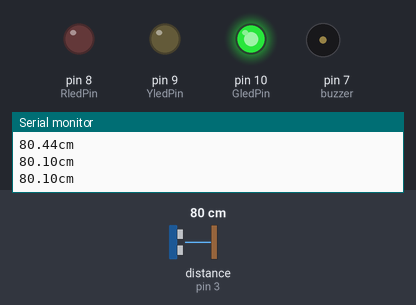
Bench run of a sketch on a simulated Arduino Uno, built with avr-gcc and run on an emulated ATmega328P. Shown: output pins drawn as LEDs (lit = HIGH), buzzer (waves = sounding, pin HIGH), the last lines printed to the serial monitor. Wiring (inferred from the names in the program): ultrasonic range finder: trigger pin 2; echo pin 3. The inputs (shaded band) are chosen by the test bench; at power-on: distance to the obstacle (sensor on pin 3) 80 cm. The echo pulse lasts 58.3 µs per cm; pins used as bus, display or sensor lines are not drawn.

Above: at 1.2 s.
1.3 s: distance to the obstacle (sensor on pin 3) set to 55 cm
4.3 s: distance to the obstacle (sensor on pin 3) set to 47 cm
At 5.31 s:
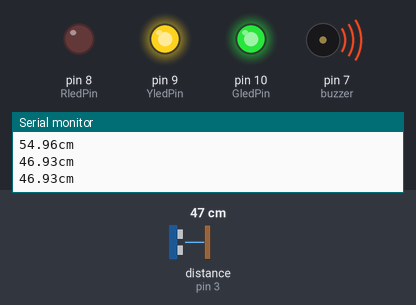
7.3 s: distance to the obstacle (sensor on pin 3) set to 12 cm
10.3 s: distance to the obstacle (sensor on pin 3) set to 9 cm
At 10.95 s:
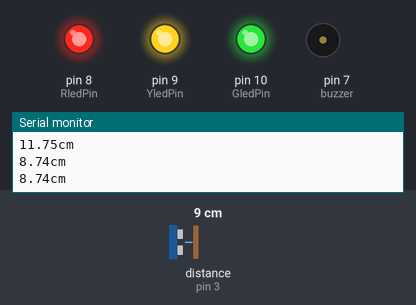
13.3 s: distance to the obstacle (sensor on pin 3) set to 18 cm
At 14.29 s:
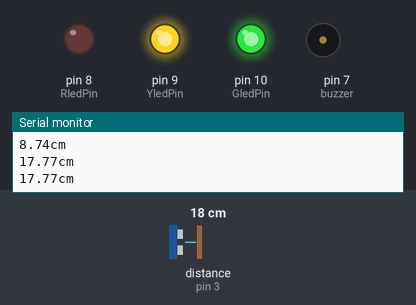
16.3 s: distance to the obstacle (sensor on pin 3) set to 2 cm
At 16.63 s:
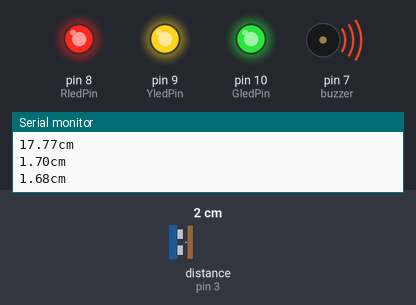
Timing chart, 0 to 20.3 s (numbered marks = the images above; inputs shaded):
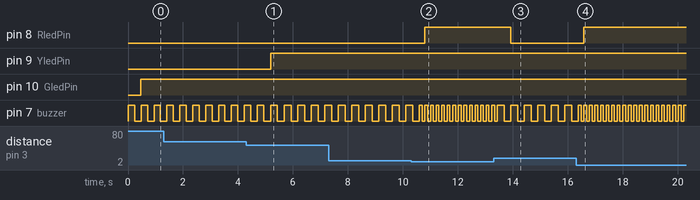

The sketch:

Ultrasonic.ino
```cpp
const int TrigPin = 2;  //超音波發射腳位定義
const int EchoPin = 3;  //超音波接收腳位定義
int buzzer = 7; //設置控制蜂鳴器的數位IO腳

int GledPin = 10; //定義數位10 介面
int YledPin = 9; //定義數位10 介面
int RledPin = 8; //定義數位10 介面
 unsigned char i, j,x,z; //定義變數

float cm;
float xcm;


void setup() {

  Serial.begin(9600);          //設定序列PORT川輸速率 9600 作為程式 DEBUG 時  可自 ARDUINO IDE 序列埠監控視窗 取得目前執行結果
  pinMode(buzzer, OUTPUT); //設置數位IO腳模式，OUTPUT為輸出__蜂鳴器
  pinMode(GledPin, OUTPUT);//定義小燈介面為輸出介面
  pinMode(YledPin, OUTPUT);//定義小燈介面為輸出介面
  pinMode(RledPin, OUTPUT);//定義小燈介面為輸出介面

  pinMode(TrigPin, OUTPUT);   // 將 PIN 2 定義為輸出
  pinMode(EchoPin, INPUT);    // 將 PIN 3 定義為輸入
}

void loop() {
  Ultrasonic();
 if (xcm < 100) {buzzer1();} //距離小於 100CM 才啟動聲音
  WLight();

}


//----------------------------------蜂鳴器--------------------------------------------------------------

void buzzer1()

{
if  (xcm < 100) {z=1000;}
if  (xcm < 50)  {z=500;}
if  (xcm < 10)  {z=100;}

digitalWrite(buzzer,HIGH);//發聲音
delay(z);
digitalWrite(buzzer,LOW);//發聲音
delay(z);

}


//--------------------------------LED 閃爍------------------------------------------------------------

void WLight()
{
  digitalWrite(GledPin, LOW); //熄滅G小燈   //每次程式循環前先把所有燈號熄滅
  digitalWrite(YledPin, LOW); //熄滅Y小燈   //之後在由下方 IF 判斷燈號顯示
  digitalWrite(RledPin, LOW); //熄滅R小燈

  if (xcm < 100)digitalWrite(GledPin, HIGH); //點亮G小燈
  if (xcm < 50)digitalWrite(YledPin, HIGH); //點亮Y小燈
  if (xcm < 10)digitalWrite(RledPin, HIGH); //點亮R小燈
  //--------------------------------------------------------------

}


//---------------------------------超音波測距-------------------------------------------------------------
void Ultrasonic()
{
  digitalWrite(TrigPin, LOW); //低高低電平發一個短時間脈衝去TrigPin
  delayMicroseconds(2);
  digitalWrite(TrigPin, HIGH);
  delayMicroseconds(10);
  digitalWrite(TrigPin, LOW);

  cm = pulseIn(EchoPin, HIGH) / 58.0; //將回波時間換算成cm
  xcm= cm; // 將距離儲存起來 供給燈號與聲音判斷　
  cm = (int(cm * 100.0)) / 100.0; //保留兩位小數
  Serial.print(cm);
  Serial.print("cm");
  Serial.println();
  delay(1);
}
```

Measured:
- the behaviour switches between 51 and 50 cm on distance to the obstacle (sensor on pin 3) (found by bisection; images 0 and 1)
- the behaviour switches between 11 and 10 cm on distance to the obstacle (sensor on pin 3) (found by bisection; images 1 and 2)
- after the input at 4.3 s, pin 9 (YledPin): LOW → HIGH after 0.89 s
- after the input at 10.3 s, pin 8 (RledPin): LOW → HIGH after 0.50 s
- after the input at 13.3 s, pin 8 (RledPin): HIGH → LOW after 0.63 s
- after the input at 16.3 s, pin 8 (RledPin): LOW → HIGH after 0.28 s; pin 7 (buzzer): alternates HIGH for 0.10 s and LOW for 0.10 s, starting after 0.18 s
- by itself, pin 7 (buzzer): repeats every 0.49 s: HIGH 0.24 s, LOW 0.25 s
